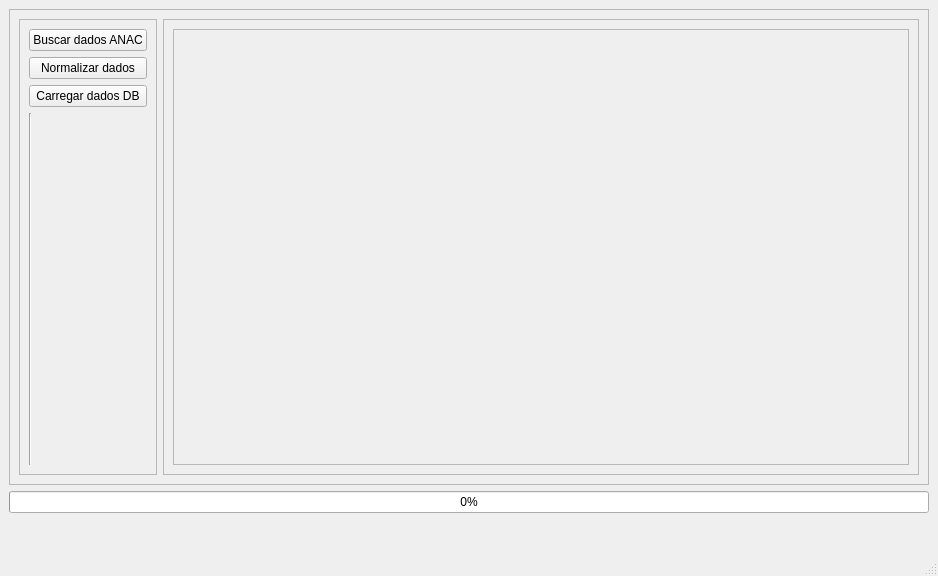
<?xml version="1.0" encoding="UTF-8"?>
<ui version="4.0">
 <class>MainWindow</class>
 <widget class="QMainWindow" name="MainWindow">
  <property name="geometry">
   <rect>
    <x>0</x>
    <y>0</y>
    <width>938</width>
    <height>576</height>
   </rect>
  </property>
  <property name="windowTitle">
   <string>MainWindow</string>
  </property>
  <widget class="QWidget" name="centralwidget">
   <property name="minimumSize">
    <size>
     <width>938</width>
     <height>522</height>
    </size>
   </property>
   <property name="maximumSize">
    <size>
     <width>938</width>
     <height>522</height>
    </size>
   </property>
   <layout class="QVBoxLayout" name="verticalLayout">
    <item>
     <widget class="QFrame" name="frame_1">
      <property name="frameShape">
       <enum>QFrame::Shape::StyledPanel</enum>
      </property>
      <property name="frameShadow">
       <enum>QFrame::Shadow::Raised</enum>
      </property>
      <layout class="QHBoxLayout" name="horizontalLayout">
       <item>
        <widget class="QFrame" name="frame_1_1">
         <property name="frameShape">
          <enum>QFrame::Shape::StyledPanel</enum>
         </property>
         <property name="frameShadow">
          <enum>QFrame::Shadow::Raised</enum>
         </property>
         <layout class="QVBoxLayout" name="verticalLayout_3">
          <item>
           <widget class="QPushButton" name="button_search_data_anac">
            <property name="text">
             <string>Buscar dados ANAC</string>
            </property>
           </widget>
          </item>
          <item>
           <widget class="QPushButton" name="button_normalize_data">
            <property name="text">
             <string>Normalizar dados</string>
            </property>
           </widget>
          </item>
          <item>
           <widget class="QPushButton" name="button_load_data">
            <property name="text">
             <string>Carregar dados DB</string>
            </property>
           </widget>
          </item>
          <item>
           <widget class="Line" name="line">
            <property name="orientation">
             <enum>Qt::Orientation::Vertical</enum>
            </property>
           </widget>
          </item>
         </layout>
        </widget>
       </item>
       <item>
        <widget class="QFrame" name="frame_1_2">
         <property name="frameShape">
          <enum>QFrame::Shape::StyledPanel</enum>
         </property>
         <property name="frameShadow">
          <enum>QFrame::Shadow::Raised</enum>
         </property>
         <layout class="QHBoxLayout" name="horizontalLayout_2">
          <item>
           <widget class="QTextEdit" name="textedit_infos">
            <property name="enabled">
             <bool>false</bool>
            </property>
           </widget>
          </item>
         </layout>
        </widget>
       </item>
      </layout>
     </widget>
    </item>
    <item>
     <widget class="QProgressBar" name="progressbar_status">
      <property name="value">
       <number>0</number>
      </property>
     </widget>
    </item>
   </layout>
  </widget>
  <widget class="QMenuBar" name="menubar">
   <property name="geometry">
    <rect>
     <x>0</x>
     <y>0</y>
     <width>938</width>
     <height>33</height>
    </rect>
   </property>
  </widget>
  <widget class="QStatusBar" name="statusbar"/>
 </widget>
 <resources/>
 <connections/>
</ui>
